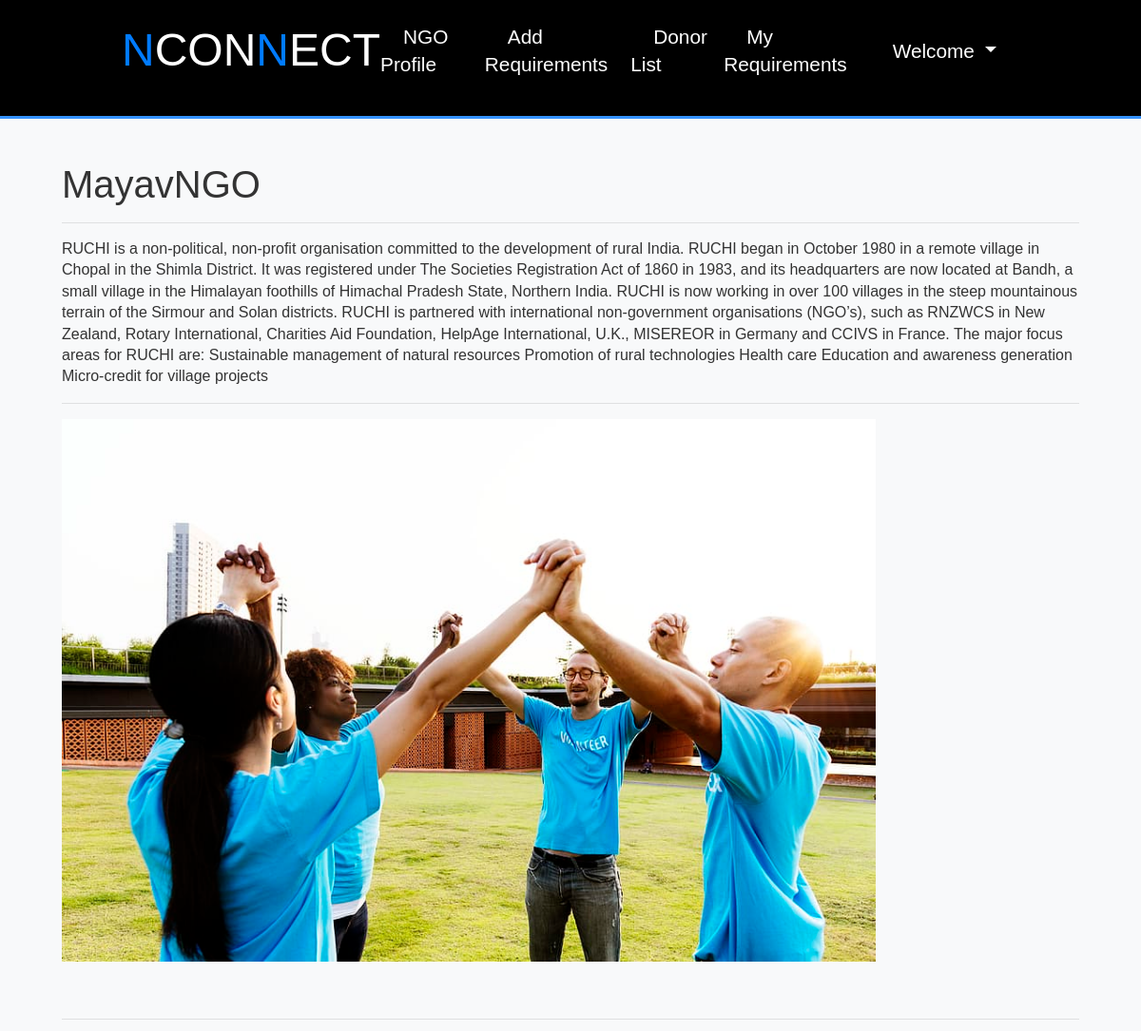
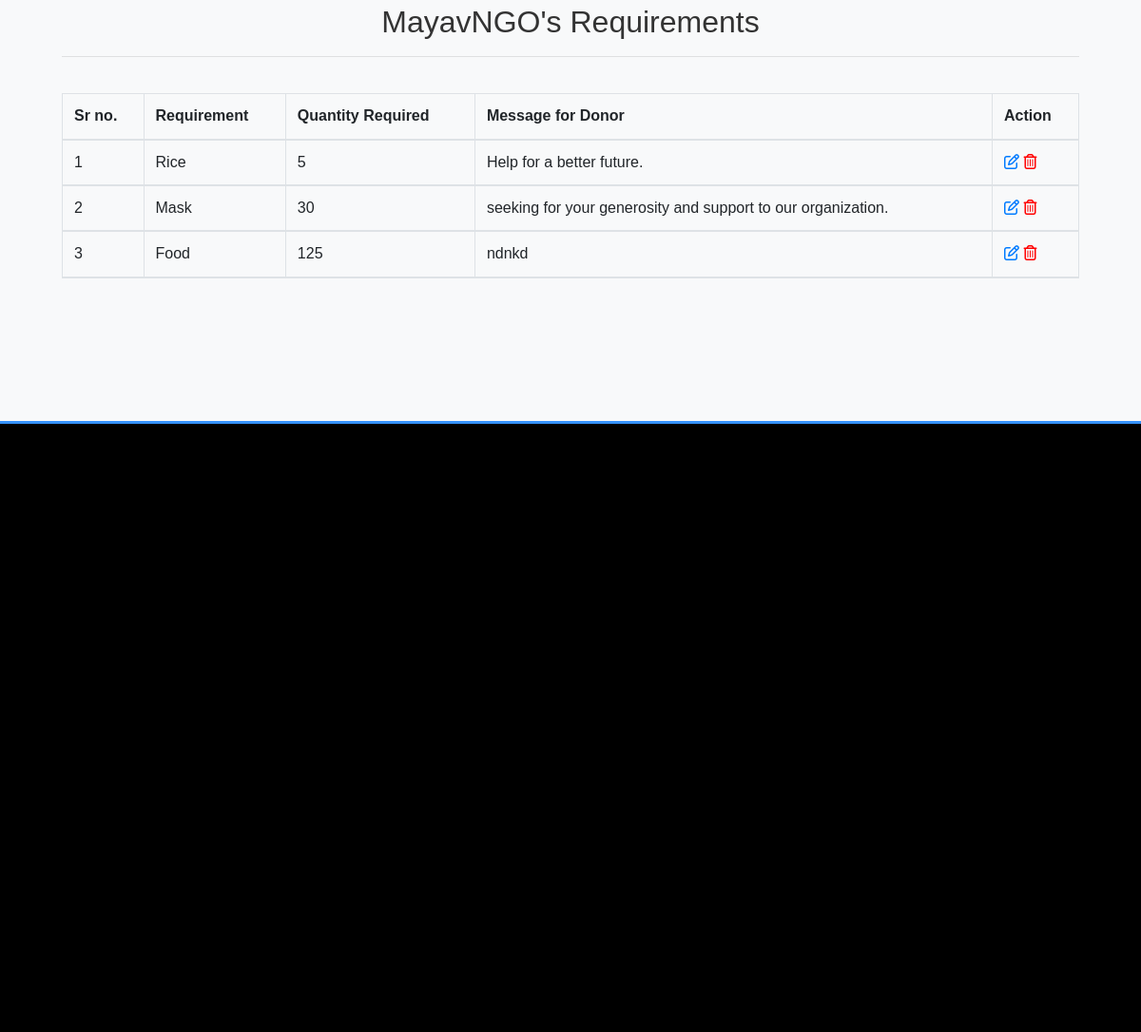
The app's page /ngo_self_requirements/ (signed in) with its own data (2 pictures, top to bottom).
### NGO_App/models.py (models this page shows, shortened)
class NGOProfile(models.Model):
    user = models.OneToOneField(User,on_delete=models.CASCADE)
    registration_number=models.CharField(unique=True,max_length=10)
    ngo_name=models.CharField(max_length=50)
    certificate=models.ImageField(blank=False,upload_to='certificate_pics')
    image=models.ImageField(upload_to='ngo_images')
    description=models.TextField(max_length=1000)
    contact = models.CharField(max_length=10)
    country=models.CharField(max_length=50)
    state=models.CharField(max_length=50)
    city=models.CharField(max_length=50)
    pincode=models.CharField(max_length=50)
    verfied=models.BooleanField(default=False)
    address_line_1=models.CharField(max_length=200)

class NgoRequirements(models.Model):
    ngo = models.ForeignKey(NGOProfile,on_delete=models.CASCADE)
    requirement= models.CharField(max_length=60,null=False)
    quantity=models.IntegerField(null=False)
    message=models.CharField(max_length=300)

### NGO_App/views.py (the view)
# urls.py: path('ngo_self_requirements/',ngo_self_requirements,name="ngo_self_requirements"),
def ngo_self_requirements(request):
    if not request.user.is_authenticated:
        return redirect('user_login')
    ngo=User.objects.get(id=request.user.id)
    ngo_data=NGOProfile.objects.get(user=ngo)
    ngo_req=NgoRequirements.objects.filter(ngo=ngo_data)
    d={'ngo_req':ngo_req,'ngo_details':ngo_data}
    return render(request,"ngo_self_requirements.html",d)

### NGO_App/templates/ngo_self_requirements.html
{% extends 'ngo_navigation.html' %}
{% load static %}
{% block  user_body %}
<section id="signup">
  <div class="bg-light">
    <br><br>
    <div class="container">
      <h1>{{ngo_details.ngo_name}}</h1>
      <hr>
      <p>{{ngo_details.description}}</p>
      <hr>
      <img src="{{ngo_details.image.url}}" alt="" height="80%" width="80%">
      <br><br><br>
      <hr>
      <h2 class="text-center">{{ngo_details.ngo_name}}'s Requirements</h2>
      <hr>
      <table class="table table-bordered" id=mytable>
        <thead>
          <tr>
            <th>Sr no.</th>
            <th>Requirement</th>
            <th>Quantity Required</th>
            <th>Message for Donor</th>
            <th>Action</th>
          </tr>
            {% for i in ngo_req %}
            <tr>
              <td>{{ forloop.counter }}</td>
              <td>{{i.requirement}}</td>
              <td>{{i.quantity}}</td>
              <td>{{i.message}}</td>
              <td>
                <a href="{% url 'ngo_edit_requirement' i.id %}"><i class='far fa-edit'></i></a>
                <a href="{% url 'ngo_delete_requirement' i.id %}" style="color:red"><i class='far fa-trash-alt'></i></a>
              </td>
            </tr>
            {% endfor %}
            <br>
        </thead>
      </table>
      <br><br><br><br><br><br>
    </div>
  </div>
</section>
{% endblock %}

### NGO_App/templates/ngo_navigation.html (shortened to what this page needs)
<!DOCTYPE html>
{% load static %}
<html lang="en" dir="ltr">
  <head>
    <link rel="stylesheet" href="https://maxcdn.bootstrapcdn.com/bootstrap/4.5.0/css/bootstrap.min.css">
    <link rel="stylesheet" href="https://cdnjs.cloudflare.com/ajax/libs/font-awesome/4.7.0/css/font-awesome.min.css">
    <link rel="stylesheet" href="{% static 'css/full.css' %}">
  </head>
  <body>
    <nav id='navbar' style="background-color:black;">
        <h2><a href="#"><span class="text-primary">N</span>CON<span class="text-primary">N</span>ECT</a></h2>
      <ul>
        <li><a href="{% url 'ngo_profile' %}">NGO Profile</a></li>
        <li><a href="{% url 'ngo_add_requirements' %}">Add Requirements</a></li>
        <li><a href="{% url 'user_donator_list' %}">Donor List</a></li>
        <li><a href="{% url 'ngo_self_requirements' %}">My Requirements</a></li>
        <li class="nav-item dropdown">
          <a class="dropdown-toggle" href="#" data-toggle="dropdown">Welcome {{request.user.first_name}}</a>
        </li>
      </ul>
    </nav>
    {% block user_body %}
    {% endblock %}
    <footer style="background-color:black;">
    </footer>
  </body>
</html>

### NGO_App/static/css/full.css (style rules this page uses)
* { margin:0; padding: 0; box-sizing: border-box; scroll-behavior: smooth; }
body { font-family: Arial, sans-serif; line-height: 1.4; color: #fff; overflow-x: scroll; }
.container { max-width: 1100px; margin: auto; }
.text-primary { color: #3693ff; }
.bg-light { background: #f4f4f4; color: #333; }
#navbar { display: flex; justify-content: space-between; background:black; color: #fff; padding: 1.5rem 8rem; position: sticky; top: 0; z-index: 1; border-bottom: 3px solid #3693ff; }
#navbar ul { display: flex; align-items: center; list-style: none; }
#navbar h2 a { font-size: 3rem; text-align: left; color: #fff; text-decoration: none; }
#navbar li a { text-decoration: none; color: #fff; padding: 1rem; font-size: 1.3rem; margin: 0 0.5rem; border-radius: 5px; transition: background-color 0.35s; }
footer { padding: 20rem; border-top: 3px solid #3693ff; }

### records on screen
NGOProfile: ngo_name "MayavNGO", description "RUCHI is a non-political, non-profit organisation committed to the development of rural India. RUCHI began in October 1980 in a remote village in Chopal in the Shimla District. It was registered under The Societies Registration Act of 1860 in 1983, and its headquarters are now located at Bandh, a small village in the Himalayan foothills of Himachal Pradesh State, Northern India. RUCHI is now working in over 100 villages in the steep mountainous terrain of the Sirmour and Solan districts. RUCHI is partnered with international non-government organisations (NGO’s), such as RNZWCS in New Zealand, Rotary International, Charities Aid Foundation, HelpAge International, U.K., MISEREOR in Germany…", image (picture)
NgoRequirements: requirement "Rice", quantity "5", message "Help for a better future."
NgoRequirements: requirement "Mask", quantity "30", message "seeking for your generosity and support to our organization."
NgoRequirements: requirement "Food", quantity "125", message "ndnkd"
